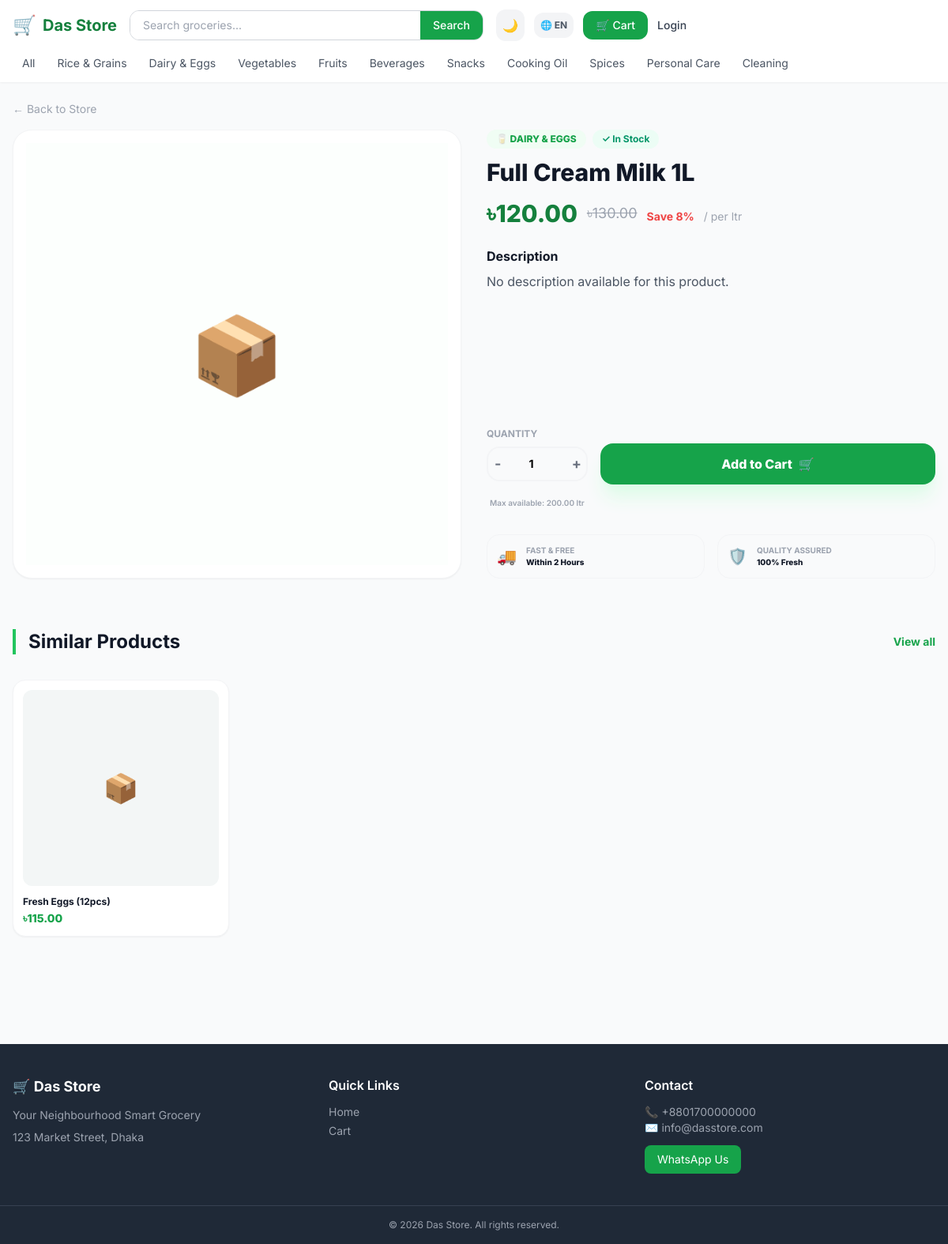
The app's page /store/product.php?id=2 with its own data.
### tables this page shows
CREATE TABLE IF NOT EXISTS `categories` (
  `id`         INT UNSIGNED AUTO_INCREMENT PRIMARY KEY,
  `name`       VARCHAR(100) NOT NULL,
  `slug`       VARCHAR(120) NOT NULL UNIQUE,
  `icon`       VARCHAR(10)  DEFAULT '🏷️',
  `is_active`  TINYINT(1)   DEFAULT 1,
  `sort_order` SMALLINT     DEFAULT 0,
  `created_at` TIMESTAMP    DEFAULT CURRENT_TIMESTAMP
);

CREATE TABLE IF NOT EXISTS `products` (
  `id`            INT UNSIGNED AUTO_INCREMENT PRIMARY KEY,
  `name`          VARCHAR(200) NOT NULL,
  `sku`           VARCHAR(80)  UNIQUE,
  `barcode`       VARCHAR(80)  UNIQUE,
  `category_id`   INT UNSIGNED,
  `company_id`    INT UNSIGNED,
  `dealer_id`     INT UNSIGNED,
  `unit`          VARCHAR(30)  DEFAULT 'pcs',
  `weight_size`   VARCHAR(100),
  `cost_price`    DECIMAL(10,2) NOT NULL DEFAULT 0,
  `sale_price`    DECIMAL(10,2) NOT NULL DEFAULT 0,
  `mrp`           DECIMAL(10,2) DEFAULT 0,
  `description`   TEXT,
  `image`         VARCHAR(255),
  `is_active`     TINYINT(1)   DEFAULT 1,
  `track_expiry`  TINYINT(1)   DEFAULT 0,
  `mfg_date`      DATE NULL,
  `expiry_date`   DATE NULL,
  `created_at`    TIMESTAMP    DEFAULT CURRENT_TIMESTAMP,
  FOREIGN KEY (`category_id`) REFERENCES `categories`(`id`) ON DELETE SET NULL,
  FOREIGN KEY (`company_id`)  REFERENCES `companies`(`id`)  ON DELETE SET NULL,
  FOREIGN KEY (`dealer_id`)   REFERENCES `dealers`(`id`)    ON DELETE SET NULL
);

### includes/lang.php (called while the page is built, shortened)
<?php
$lang_code = $_SESSION['lang'] ?? 'en';
function __($key) {
    global $translations, $lang_code;
    return $translations[$lang_code][$key] ?? $key;
}
function get_current_lang() {
    global $lang_code;
    return $lang_code;
}

### includes/auth.php (called while the page is built, shortened)
<?php
function is_customer_logged_in(): bool {
    return isset($_SESSION['customer_id']) && !empty($_SESSION['customer_id']);
}

### store/product.php (the view, shortened to what this page needs)
<?php
require_once dirname(__DIR__) . '/includes/auth.php';
$id = (int)($_GET['id'] ?? 0);
$stmt = $pdo->prepare("
    SELECT p.*, c.name as category_name, c.icon as category_icon, COALESCE(i.display_qty+i.warehouse_qty, 0) as stock
    FROM products p
    LEFT JOIN inventory i ON i.product_id = p.id
    LEFT JOIN categories c ON c.id = p.category_id
    WHERE p.id = ? AND p.is_active = 1
    LIMIT 1
");
$stmt->execute([$id]);
$product = $stmt->fetch();
$related = $pdo->prepare("
    SELECT p.*, c.name as category_name, c.icon as category_icon
    FROM products p
    JOIN categories c ON c.id = p.category_id
    WHERE p.category_id = ? AND p.id != ? AND p.is_active = 1
    LIMIT 4
");
$related->execute([$product['category_id'], $id]);
$related = $related->fetchAll();
require_once dirname(__DIR__) . '/includes/store-header.php';
?>
<div class="mb-4 no-print">
    <a href="index.php" class="text-sm text-gray-400 hover:text-brand-600 flex items-center gap-1 transition-all">← <?= __('back_store') ?></a>
</div>
<div class="grid grid-cols-1 md:grid-cols-2 gap-8 mb-16">
    <div class="space-y-4">
        <div class="bg-white dark:bg-gray-800 p-4 rounded-3xl border border-gray-100 dark:border-gray-700 shadow-sm overflow-hidden aspect-square flex items-center justify-center">
            <?php if ($product['image']): ?>
            <img src="<?= BASE_URL ?>uploads/products/<?= htmlspecialchars($product['image']) ?>"
                 class="w-full h-full object-contain rounded-2xl" alt="<?= htmlspecialchars($product['name']) ?>">
            <?php else: ?>
            <div class="w-full h-full flex items-center justify-center text-8xl bg-brand-50/20 dark:bg-brand-900/10">📦</div>
            <?php endif; ?>
        </div>
    </div>
    <div class="flex flex-col">
        <div class="flex items-center gap-2 mb-3">
            <a href="category.php?id=<?= $product['category_id'] ?>" class="text-xs uppercase font-extrabold text-brand-600 dark:text-brand-400 bg-brand-50 dark:bg-brand-900/30 px-3 py-1 rounded-full">
                <?= $product['category_icon'] ?> <?= htmlspecialchars($product['category_name']) ?>
            </a>
            <?php if ($product['stock'] > 0): ?>
            <span class="text-xs font-bold text-emerald-600 dark:text-emerald-400 bg-emerald-50 dark:bg-emerald-900/20 px-3 py-1 rounded-full">✓ <?= __('in_stock') ?></span>
            <?php else: ?>
            <span class="text-xs font-bold text-red-600 dark:text-red-400 bg-red-50 dark:bg-red-900/20 px-3 py-1 rounded-full">⚠ <?= __('out_of_stock') ?></span>
            <?php endif; ?>
        </div>
        <h1 class="text-2xl md:text-3xl font-extrabold text-gray-900 dark:text-white mb-4 leading-tight">
            <?= htmlspecialchars($product['name']) ?>
        </h1>
        <div class="flex items-end gap-3 mb-6">
            <span class="text-3xl font-extrabold text-brand-700 dark:text-brand-400"><?= CURRENCY ?><?= number_format($product['sale_price'], 2) ?></span>
            <?php if ($product['mrp'] > $product['sale_price']): ?>
            <span class="text-lg text-gray-400 line-through mb-1"><?= CURRENCY ?><?= number_format($product['mrp'], 2) ?></span>
            <span class="text-sm font-bold text-red-500 mb-1"><?= __('save') ?> <?= round((($product['mrp'] - $product['sale_price'])/$product['mrp'])*100) ?>%</span>
            <?php endif; ?>
            <span class="text-sm text-gray-400 mb-1">/ <?= __('per') ?> <?= $product['unit'] ?></span>
        </div>
        <div class="prose prose-sm text-gray-600 dark:text-gray-400 mb-8 max-w-none">
            <h4 class="text-gray-900 dark:text-white font-bold mb-2"><?= __('description') ?></h4>
            <p><?= nl2br(htmlspecialchars($product['description'] ?: __('no_desc'))) ?></p>
        </div>
        <?php if ($product['stock'] > 0): ?>
        <form action="cart.php" method="post" class="mt-auto space-y-4">
            <div class="flex items-center gap-4">
                <div class="w-32">
                    <label class="block text-xs font-bold text-gray-400 uppercase mb-2"><?= __('quantity') ?></label>
                    <div class="flex items-center border-2 border-gray-100 dark:border-gray-700 rounded-2xl overflow-hidden bg-gray-50 dark:bg-gray-900">
                        <button type="button" class="w-10 h-10 flex items-center justify-center text-lg font-bold text-gray-500 dark:text-gray-400 hover:bg-gray-200 dark:hover:bg-gray-800 transition-colors" onclick="this.nextElementSibling.stepDown()">-</button>
                        <input type="number" name="qty" value="1" min="1" max="<?= $product['stock'] ?>" class="w-full text-center bg-transparent text-sm font-bold dark:text-white outline-none" id="qty-input">
                        <button type="button" class="w-10 h-10 flex items-center justify-center text-lg font-bold text-gray-500 dark:text-gray-400 hover:bg-gray-200 dark:hover:bg-gray-800 transition-colors" onclick="this.previousElementSibling.stepUp()">+</button>
                    </div>
                </div>
                <div class="flex-1">
                    <label class="block text-xs font-bold text-gray-400 uppercase mb-2">&nbsp;</label>
                    <button type="submit" class="w-full bg-brand-600 text-white font-extrabold py-3.5 rounded-2xl text-base hover:bg-brand-700 active:scale-95 transition-all flex items-center justify-center gap-2 shadow-xl shadow-brand-100 dark:shadow-none">
                        <span><?= __('add_to_cart') ?></span> 🛒
                    </button>
                </div>
            </div>
            <p class="text-[10px] text-gray-400 font-semibold px-1"><?= __('max_available') ?>: <?= number_format($product['stock'], 2) ?> <?= $product['unit'] ?></p>
        </form>
        <?php endif; ?>
        <div class="mt-8 grid grid-cols-2 gap-4">
            <div class="flex items-center gap-3 p-3 rounded-2xl bg-gray-50 dark:bg-gray-800 border border-gray-100 dark:border-gray-700">
                <span class="text-xl">🚚</span>
                <div class="text-[10px] font-bold uppercase text-gray-400"><?= __('fast_free') ?><br><span class="text-gray-900 dark:text-white capitalize font-extrabold"><?= __('within_2_hours') ?></span></div>
            </div>
            <div class="flex items-center gap-3 p-3 rounded-2xl bg-gray-50 dark:bg-gray-800 border border-gray-100 dark:border-gray-700">
                <span class="text-xl">🛡️</span>
                <div class="text-[10px] font-bold uppercase text-gray-400"><?= __('quality_assured') ?><br><span class="text-gray-900 dark:text-white capitalize font-extrabold"><?= __('fresh_100') ?></span></div>
            </div>
        </div>
    </div>
</div>
<?php if ($related): ?>
<div class="mb-16">
    <div class="flex items-center justify-between mb-8">
        <h2 class="text-2xl font-bold text-gray-900 dark:text-white border-l-4 border-brand-500 pl-4"><?= __('similar_products') ?></h2>
        <a href="category.php?id=<?= $product['category_id'] ?>" class="text-sm font-bold text-brand-600 dark:text-brand-400 hover:underline"><?= __('view_all') ?></a>
    </div>
    <div class="grid grid-cols-2 md:grid-cols-4 gap-6">
        <?php foreach ($related as $r): ?>
        <div class="bg-white dark:bg-gray-800 rounded-2xl p-3 border border-gray-100 dark:border-gray-700 shadow-sm hover:shadow-lg transition-all group">
            <a href="product.php?id=<?= $r['id'] ?>" class="relative block bg-gray-100 dark:bg-gray-900 rounded-xl overflow-hidden mb-3 aspect-square">
                <?php if ($r['image']): ?>
                <img src="<?= BASE_URL ?>uploads/products/<?= htmlspecialchars($r['image']) ?>"
                     class="w-full h-full object-cover transition-transform duration-500 group-hover:scale-110" alt="<?= htmlspecialchars($r['name']) ?>">
                <?php else: ?>
                <div class="w-full h-full flex items-center justify-center text-4xl bg-brand-50/20 dark:bg-brand-900/10">📦</div>
                <?php endif; ?>
            </a>
            <a href="product.php?id=<?= $r['id'] ?>" class="text-xs font-bold text-gray-900 dark:text-white line-clamp-1 leading-tight group-hover:text-brand-700 dark:group-hover:text-brand-400 transition-colors">
                <?= htmlspecialchars($r['name']) ?>
            </a>
            <div class="text-sm font-extrabold text-brand-600 dark:text-brand-400 mt-1"><?= CURRENCY ?><?= number_format($r['sale_price'], 2) ?></div>
        </div>
        <?php endforeach; ?>
    </div>
</div>
<?php endif; ?>
<?php require_once dirname(__DIR__) . '/includes/store-footer.php'; ?>

### includes/store-header.php (shortened to what this page needs)
<?php
$cats = $pdo->query("SELECT id, name, slug FROM categories WHERE is_active = 1 ORDER BY sort_order, name LIMIT 10")->fetchAll();
?>
<!DOCTYPE html>
<html lang="<?= get_current_lang() ?>" x-data="{
    darkMode: localStorage.getItem('theme') === 'dark',
    toggleTheme() {
        this.darkMode = !this.darkMode;
        localStorage.setItem('theme', this.darkMode ? 'dark' : 'light');
        if (this.darkMode) document.documentElement.classList.add('dark');
        else document.documentElement.classList.remove('dark');
    }
}" :class="{ 'dark': darkMode }">
<head>
    <script src="https://cdn.tailwindcss.com"></script>
    <link rel="stylesheet" href="<?= BASE_URL ?>assets/css/main.css">
</head>
<body class="bg-gray-50 font-sans transition-colors duration-300" x-data="{ mobileMenu: false }">
<header class="bg-white shadow-sm sticky top-0 z-40 transition-colors duration-300">
    <div class="max-w-7xl mx-auto px-4">
        <div class="flex items-center gap-4 h-16">
            <a href="<?= BASE_URL ?>store/" class="flex items-center gap-2 font-bold text-xl text-brand-700 dark:text-brand-500">
                <span class="text-2xl">🛒</span><?= SHOP_NAME ?>
            </a>
            <form action="<?= BASE_URL ?>store/" method="get" class="flex-1 max-w-md hidden md:flex">
                <div class="flex w-full border border-gray-300 dark:border-gray-600 rounded-xl overflow-hidden focus-within:border-brand-500 focus-within:ring-2 focus-within:ring-brand-200 transition">
                    <input type="search" name="q" placeholder="<?= __('search_placeholder') ?>"
                           value="<?= htmlspecialchars($_GET['q'] ?? '') ?>"
                           class="flex-1 px-4 py-2 text-sm outline-none dark:bg-gray-800 dark:text-white">
                    <button type="submit" class="px-4 bg-brand-600 text-white hover:bg-brand-700 transition text-sm font-medium"><?= __('search') ?></button>
                </div>
            </form>
            <div class="flex items-center gap-2 sm:gap-3">
                <button @click="toggleTheme()" class="p-2 rounded-xl bg-gray-100 dark:bg-gray-700 text-gray-600 dark:text-gray-300 hover:bg-gray-200 dark:hover:bg-gray-600 transition" title="<?= __('dark_mode') ?>">
                    <span x-show="!darkMode">🌙</span>
                </button>
                <div class="relative" x-data="{ langOpen: false }">
                    <button @click="langOpen = !langOpen" class="flex items-center gap-1 text-xs font-bold uppercase p-2 rounded-xl bg-gray-100 dark:bg-gray-700 text-gray-600 dark:text-gray-300 hover:bg-gray-200 dark:hover:bg-gray-600 transition">
                        🌐 <?= get_current_lang() ?>
                    </button>
                </div>
                <a href="<?= BASE_URL ?>store/cart.php" class="relative flex items-center gap-2 bg-brand-600 text-white px-3 sm:px-4 py-2 rounded-xl text-sm font-medium hover:bg-brand-700 transition">
                    <span class="hidden sm:inline">🛒 <?= __('cart') ?></span>
                </a>
                <?php if (is_customer_logged_in()): ?>
                    <div class="relative" x-data="{ open: false }">
                        <button @click="open = !open" class="flex items-center gap-2 text-sm font-medium text-gray-700 dark:text-gray-200 bg-gray-100 dark:bg-gray-700 px-3 sm:px-4 py-2 rounded-xl hover:bg-gray-200 dark:hover:bg-gray-600 transition">
                            👤 <span class="hidden sm:inline"><?= htmlspecialchars(current_customer()['name']) ?></span>
                        </button>
                        <div x-show="open" @click.away="open = false" x-transition class="absolute right-0 mt-2 w-48 bg-white dark:bg-gray-800 rounded-xl shadow-xl border border-gray-100 dark:border-gray-700 py-2 z-50">
                            <a href="<?= BASE_URL ?>store/my-orders.php" class="block px-4 py-2 text-sm text-gray-700 dark:text-gray-300 hover:bg-brand-50 dark:hover:bg-gray-700"><?= __('my_orders') ?></a>
                            <div class="border-t border-gray-100 dark:border-gray-700 my-1"></div>
                            <a href="<?= BASE_URL ?>store/logout.php" class="block px-4 py-2 text-sm text-red-600 hover:bg-red-50 dark:hover:bg-red-900/20"><?= __('logout') ?></a>
                        </div>
                    </div>
                <?php else: ?>
                    <a href="<?= BASE_URL ?>store/login.php" class="text-sm font-medium text-gray-700 dark:text-gray-300 hover:text-brand-600 transition"><?= __('login') ?></a>
                <?php endif; ?>
            </div>
        </div>
        <nav class="hidden md:flex gap-1 pb-2 overflow-x-auto scrollbar-none">
            <a href="<?= BASE_URL ?>store/" class="px-3 py-1.5 text-sm rounded-lg text-gray-600 dark:text-gray-400 hover:bg-brand-50 dark:hover:bg-brand-900/20 hover:text-brand-700 dark:hover:text-brand-400 whitespace-nowrap transition"><?= __('all') ?></a>
            <?php foreach ($cats as $cat): ?>
            <a href="<?= BASE_URL ?>store/category.php?id=<?= $cat['id'] ?>"
               class="px-3 py-1.5 text-sm rounded-lg text-gray-600 dark:text-gray-400 hover:bg-brand-50 dark:hover:bg-brand-900/20 hover:text-brand-700 dark:hover:text-brand-400 whitespace-nowrap transition">
                <?= htmlspecialchars($cat['name']) ?>
            </a>
            <?php endforeach; ?>
        </nav>
    </div>
</header>
<main class="max-w-7xl mx-auto px-4 py-6">

### assets/css/main.css (style rules this page uses)
*, *::before, *::after { box-sizing: border-box; }
body { font-family: 'Inter', sans-serif; }

### records on screen
categories: name "Rice & Grains"
categories: name "Dairy & Eggs"
categories: name "Vegetables"
categories: name "Fruits"
categories: name "Beverages"
categories: name "Snacks"
categories: name "Cooking Oil"
categories: name "Spices"
categories: name "Personal Care"
categories: name "Cleaning"
products: category.icon "🥛", category.name "DAIRY & EGGS", name "Full Cream Milk 1L", sale_price "120.00", mrp "130.00", (($product['mrp'] - $product['sale_price'])/$product['mrp'])*100 "8", unit "ltr", description "No description available for this product."
products: name "Fresh Eggs (12pcs)", sale_price "115.00"

### other values on screen
SHOP_NAME "Das Store"
__('search') "Search"
get_current_lang() "EN"
__('cart') "Cart"
__('login') "Login"
__('all') "All"
__('back_store') "Back to Store"
__('in_stock') "In Stock"
CURRENCY "৳"
__('save') "Save"
__('per') "per"
__('description') "Description"
__('quantity') "QUANTITY"
__('add_to_cart') "Add to Cart"
__('max_available') "Max available"
